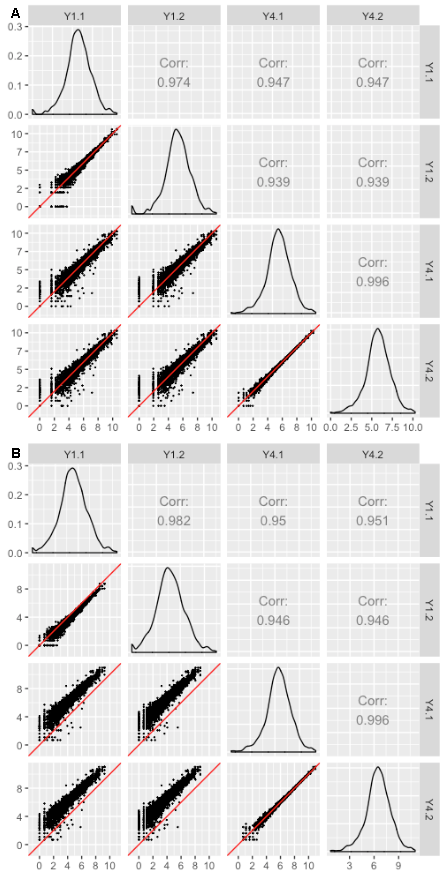

Here is the R script that generated this plot:
library(devtools)
library(yeastRNASeqRisso2011)
library(EDASeq)
library(DESeq)
library(RCurl)
library(data.table)
library(dplyr)
library(tidyr)
library(ggplot2)
library(GGally)
library(bigPint)
library(gridExtra)
library(cowplot)
install_github("drisso/yeastRNASeqRisso2011")

source("functions.R")

# Read in three .rda files
githubURL <- "https://github.com/drisso/yeastRNASeqRisso2011/blob/master/data/"
load(url(paste0(githubURL, "geneLevelCounts.rda?raw=true")))
load(url(paste0(githubURL, "laneInfo.rda?raw=true")))
load(url(paste0(githubURL, "geneInfo.rda?raw=true")))

# Prepare data frame based on parameters from .rda files
data(yeastGC)
colnames(laneInfo)[2] <- "conditions"
means <- rowMeans(geneLevelCounts)
filter <- means >= 10
geneLevelCounts <- geneLevelCounts[filter,]
sub <- intersect(rownames(geneLevelCounts), names(yeastGC))
mat <- as.matrix(geneLevelCounts[sub, ])
data <- newSeqExpressionSet(mat, phenoData=laneInfo, featureData=AnnotatedDataFrame(data.frame(gc=yeastGC[sub])))

# Run within and between normalization on data frame
dataWithin <- withinLaneNormalization(data, "gc", which="full", offset=FALSE)
dataNorm <- betweenLaneNormalization(dataWithin, which="median")
counts <- as(dataWithin,"CountDataSet")
dataWithin <- as.data.frame(counts@assayData$counts)
counts <- as(dataNorm,"CountDataSet")
dataBetween <- as.data.frame(counts@assayData$counts)
dataWithin <- formatYeastDF(dataWithin)
dataWithin <- select(dataWithin, ID, Y1.1, Y1.2, Y4.1, Y4.2)
dataBetween <- formatYeastDF(dataBetween)
dataBetween <- select(dataBetween, ID, Y1.1, Y1.2, Y4.1, Y4.2)

# Use bigPint function to create scatterplot matrices showing within and between normalization
retWithin <- plotScatterStatic(dataWithin, option="point", pointSize = 0.1, saveFile = FALSE)
retBetween <- plotScatterStatic(dataBetween, option="point", pointSize = 0.1, saveFile = FALSE)

# Arrange two scatterplot matrices into grid
plot1 <- plot_grid(ggmatrix_gtable(retWithin[["Y1_Y4"]]), labels=c("A"), ncol = 1, nrow = 1, label_size=9) + theme(plot.background = element_rect(size=0.1,linetype="solid",color="black"))
plot2 <- plot_grid(ggmatrix_gtable(retBetween[["Y1_Y4"]]), labels=c("B"), ncol = 1, nrow = 1, label_size=9) + theme(plot.background = element_rect(size=0.1,linetype="solid",color="black"))
grid.arrange(plot1, plot2, ncol=1)

# Save figure (Optional)
# jpeg(filename=paste0(getwd(), "/", "yeastWithinBetween.jpg"), height=600, width=300)
# grid.arrange(plot1, plot2, ncol=1)
# dev.off()
